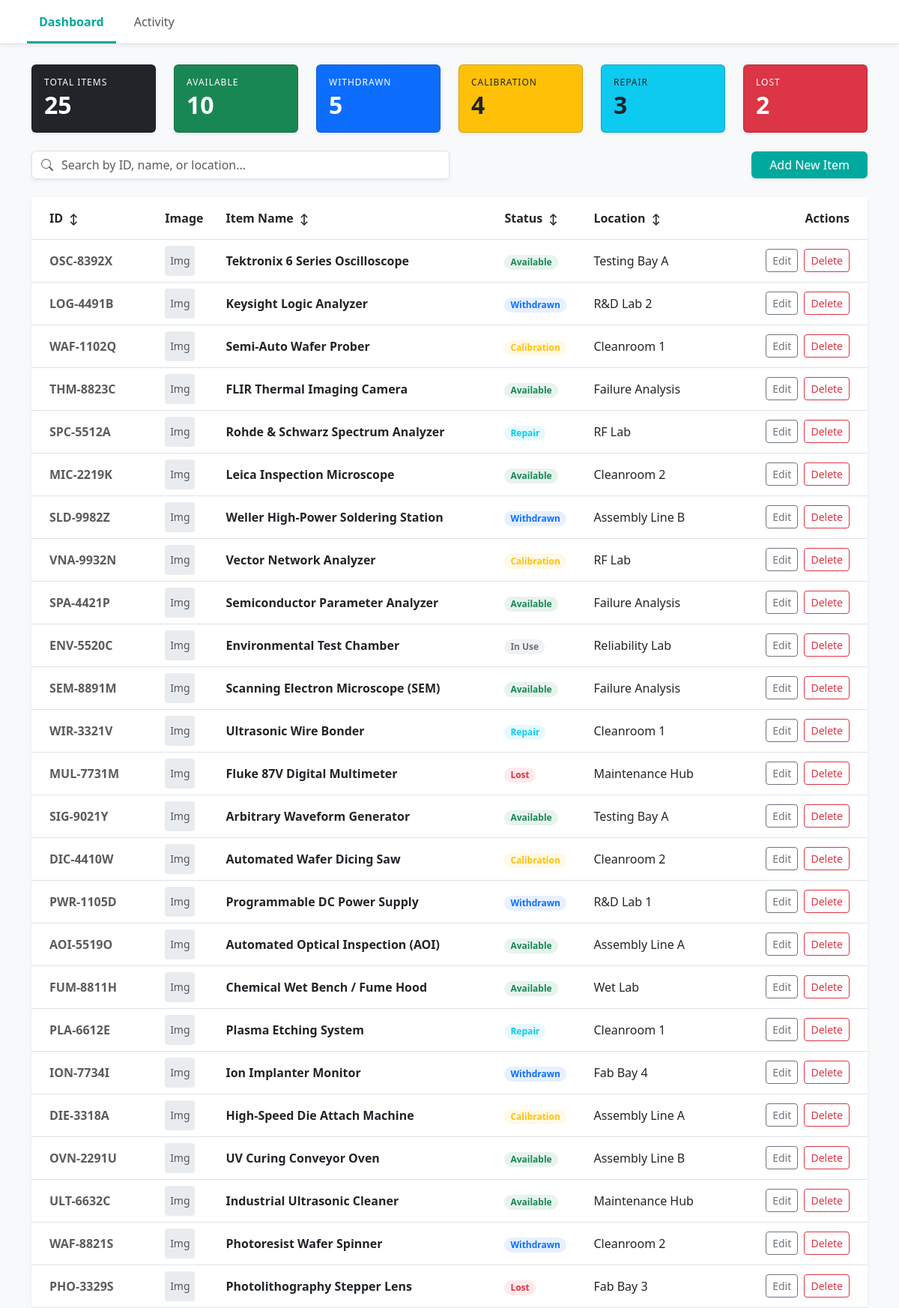
/catalog, run on the app's committed database.
### models.py (models this page shows, shortened)
class Tool(db.Model):
    id = db.Column(db.String(50), primary_key=True, autoincrement=False)
    name = db.Column(db.String(100), nullable=False)
    image_file = db.Column(db.String(50), nullable=False, default='default.png')
    status = db.Column(db.String(20), nullable=False, default='Available')
    location = db.Column(db.String(100), nullable=False)

### app.py (the view)
@app.route('/catalog')
def catalog():
    tools = Tool.query.all()
    counts = {
        'Total': len(tools),
        'Available': sum(1 for t in tools if t.status == 'Available'),
        'Withdrawn': sum(1 for t in tools if t.status == 'Withdrawn'),
        'Calibration': sum(1 for t in tools if t.status == 'Calibration'),
        'Repair': sum(1 for t in tools if t.status == 'Repair'),
        'Lost': sum(1 for t in tools if t.status == 'Lost')
    }
    return render_template('catalog.html', tools=tools, counts=counts)

### templates/catalog.html (shortened to what this page needs)
{% extends 'base.html' %}
{% block content %}
<div class="row mb-4">
    <div class="col">
        <div class="card text-white bg-dark shadow-sm h-100" style="cursor: pointer; transition: transform 0.2s;" onmouseover="this.style.transform='scale(1.02)'" onmouseout="this.style.transform='scale(1)'" onclick="filterTable('All')">
            <div class="card-body p-3">
                <h6 class="text-uppercase mb-1" style="font-size: 0.75rem; letter-spacing: 1px;">Total Items</h6>
                <h2 class="mb-0 fw-bold">{{ counts['Total'] }}</h2>
            </div>
        </div>
    </div>
    <div class="col">
        <div class="card text-white bg-success shadow-sm h-100" style="cursor: pointer; transition: transform 0.2s;" onmouseover="this.style.transform='scale(1.02)'" onmouseout="this.style.transform='scale(1)'" onclick="filterTable('Available')">
            <div class="card-body p-3">
                <h6 class="text-uppercase mb-1" style="font-size: 0.75rem; letter-spacing: 1px;">Available</h6>
                <h2 class="mb-0 fw-bold">{{ counts['Available'] }}</h2>
            </div>
        </div>
    </div>
    <div class="col">
        <div class="card text-white bg-primary shadow-sm h-100" style="cursor: pointer; transition: transform 0.2s;" onmouseover="this.style.transform='scale(1.02)'" onmouseout="this.style.transform='scale(1)'" onclick="filterTable('Withdrawn')">
            <div class="card-body p-3">
                <h6 class="text-uppercase mb-1" style="font-size: 0.75rem; letter-spacing: 1px;">Withdrawn</h6>
                <h2 class="mb-0 fw-bold">{{ counts['Withdrawn'] }}</h2>
            </div>
        </div>
    </div>
    <div class="col">
        <div class="card text-dark bg-warning shadow-sm h-100" style="cursor: pointer; transition: transform 0.2s;" onmouseover="this.style.transform='scale(1.02)'" onmouseout="this.style.transform='scale(1)'" onclick="filterTable('Calibration')">
            <div class="card-body p-3">
                <h6 class="text-uppercase mb-1" style="font-size: 0.75rem; letter-spacing: 1px;">Calibration</h6>
                <h2 class="mb-0 fw-bold">{{ counts['Calibration'] }}</h2>
            </div>
        </div>
    </div>
    <div class="col">
        <div class="card text-dark bg-info shadow-sm h-100" style="cursor: pointer; transition: transform 0.2s;" onmouseover="this.style.transform='scale(1.02)'" onmouseout="this.style.transform='scale(1)'" onclick="filterTable('Repair')">
            <div class="card-body p-3">
                <h6 class="text-uppercase mb-1" style="font-size: 0.75rem; letter-spacing: 1px;">Repair</h6>
                <h2 class="mb-0 fw-bold">{{ counts['Repair'] }}</h2>
            </div>
        </div>
    </div>
    <div class="col">
        <div class="card text-white bg-danger shadow-sm h-100" style="cursor: pointer; transition: transform 0.2s;" onmouseover="this.style.transform='scale(1.02)'" onmouseout="this.style.transform='scale(1)'" onclick="filterTable('Lost')">
            <div class="card-body p-3">
                <h6 class="text-uppercase mb-1" style="font-size: 0.75rem; letter-spacing: 1px;">Lost</h6>
                <h2 class="mb-0 fw-bold">{{ counts['Lost'] }}</h2>
            </div>
        </div>
    </div>
</div>
<div class="d-flex justify-content-between align-items-center mb-4">
    <div class="input-group w-50 shadow-sm">
        <span class="input-group-text bg-white border-end-0">
        </span>
        <input type="text" id="searchInput" class="form-control border-start-0 ps-0" placeholder="Search by ID, name, or location..." onkeyup="searchTable()">
    </div>
    <button type="button" class="btn btn-infineon px-4 shadow-sm" data-bs-toggle="modal" data-bs-target="#addModal">
        Add New Item
    </button>
</div>
<div class="card shadow-sm border-0">
    <div class="card-body p-0">
        <div class="table-responsive">
            <table class="table table-hover align-middle mb-0" id="toolTable">
                <thead style="background-color: var(--infineon-green); color: white;">
                    <tr>
                        <th class="px-4 py-3" style="cursor: pointer; user-select: none;" onclick="sortTable(0)">ID <span class="ms-1 small">↕</span></th>
                        <th class="py-3">Image</th>
                        <th class="py-3" style="cursor: pointer; user-select: none;" onclick="sortTable(2)">Item Name <span class="ms-1 small">↕</span></th>
                        <th class="py-3" style="cursor: pointer; user-select: none;" onclick="sortTable(3)">Status <span class="ms-1 small">↕</span></th>
                        <th class="py-3" style="cursor: pointer; user-select: none;" onclick="sortTable(4)">Location <span class="ms-1 small">↕</span></th>
                        <th class="text-end px-4 py-3">Actions</th>
                    </tr>
                </thead>
                <tbody>
                    {% for tool in tools %}
                    <tr data-status="{{ tool.status }}">
                        <td class="px-4 fw-bold text-muted">{{ tool.id }}</td>
                        <td>
                            <div style="width: 40px; height: 40px; background-color: #e9ecef; border-radius: 4px; display: flex; align-items: center; justify-content: center;">
                                <small class="text-muted">Img</small>
                            </div>
                        </td>
                        <td class="fw-semibold">{{ tool.name }}</td>
                        <td>
                            {% if tool.status == 'Available' %}
                                <span class="badge bg-success bg-opacity-10 text-success px-2 py-1 rounded-pill">Available</span>
                            {% elif tool.status == 'Withdrawn' %}
                                <span class="badge bg-primary bg-opacity-10 text-primary px-2 py-1 rounded-pill">Withdrawn</span>
                            {% elif tool.status == 'Calibration' %}
                                <span class="badge bg-warning bg-opacity-10 text-warning px-2 py-1 rounded-pill">Calibration</span>
                            {% elif tool.status == 'Repair' %}
                                <span class="badge bg-info bg-opacity-10 text-info px-2 py-1 rounded-pill">Repair</span>
                            {% elif tool.status == 'Lost' %}
                                <span class="badge bg-danger bg-opacity-10 text-danger px-2 py-1 rounded-pill">Lost</span>
                            {% else %}
                                <span class="badge bg-secondary bg-opacity-10 text-secondary px-2 py-1 rounded-pill">{{ tool.status }}</span>
                            {% endif %}
                        </td>
                        <td>{{ tool.location }}</td>
                        <td class="text-end px-4">
                            <button class="btn btn-sm btn-outline-secondary me-1" data-bs-toggle="modal" data-bs-target="#editModal{{ tool.id }}">Edit</button>
                            <button class="btn btn-sm btn-outline-danger" data-bs-toggle="modal" data-bs-target="#deleteModal{{ tool.id }}">Delete</button>
                        </td>
                    </tr>
                    {% else %}
                    <tr>
                        <td colspan="6" class="text-center py-4 text-muted">No tools found in the database.</td>
                    </tr>
                    {% endfor %}
                </tbody>
            </table>
        </div>
    </div>
</div>
{% endblock %}

### templates/base.html (shortened to what this page needs)
<!DOCTYPE html>
<html lang="en">
<head>
    <link href="https://cdn.jsdelivr.net/npm/bootstrap@5.3.0/dist/css/bootstrap.min.css" rel="stylesheet">
    <link rel="stylesheet" href="{{ url_for('static', filename='css/style.css') }}">
</head>
<body>
    <nav class="navbar navbar-expand-lg navbar-custom fixed-top">
        <div class="container-fluid">
            <div class="collapse navbar-collapse" id="navbarNav">
                <ul class="navbar-nav me-auto mb-2 mb-lg-0">
                    <li class="nav-item">
                        <a class="nav-link {% if request.endpoint == 'catalog' %}active{% endif %}" href="{{ url_for('catalog') }}">Dashboard</a>
                    </li>
                    <li class="nav-item">
                        <a class="nav-link {% if request.endpoint == 'activity' %}active{% endif %}" href="{{ url_for('activity') }}">Activity</a>
                    </li>
                </ul>
            </div>
        </div>
    </nav>
    <div class="container mt-4">
        {% block content %}{% endblock %}
    </div>
</body>
</html>

### static/css/style.css (style rules this page uses)
:root { --infineon-green: #00A99D; --infineon-green-dark: #00877C; --infineon-green-light: #26BDB2; }
body { padding-top: 62px; background-color: #F8F9FA; }
.navbar-custom { background-color: #FFFFFF; border-bottom: 1px solid #E0E0E0; box-shadow: 0 4px 6px -1px rgba(0,0,0,0.05); padding: 0 20px; }
.navbar-custom .nav-link { color: #555555; font-weight: 500; padding: 17px 16px 14px 16px !important; margin: 0 4px; transition: all 0.2s ease-in-out; border-bottom: 3px solid transparent; }
.navbar-custom .nav-item .nav-link.active { color: var(--infineon-green); font-weight: 600; border-bottom: 3px solid var(--infineon-green); }
.btn-infineon { background-color: var(--infineon-green); color: white; border: none; }

### data on the page
Tool: id "OSC-8392X", name "Tektronix 6 Series Oscilloscope", status "Available", location "Testing Bay A"
Tool: id "LOG-4491B", name "Keysight Logic Analyzer", status "Withdrawn", location "R&D Lab 2"
Tool: id "WAF-1102Q", name "Semi-Auto Wafer Prober", status "Calibration", location "Cleanroom 1"
Tool: id "THM-8823C", name "FLIR Thermal Imaging Camera", status "Available", location "Failure Analysis"
Tool: id "SPC-5512A", name "Rohde & Schwarz Spectrum Analyzer", status "Repair", location "RF Lab"
Tool: id "MIC-2219K", name "Leica Inspection Microscope", status "Available", location "Cleanroom 2"
Tool: id "SLD-9982Z", name "Weller High-Power Soldering Station", status "Withdrawn", location "Assembly Line B"
Tool: id "VNA-9932N", name "Vector Network Analyzer", status "Calibration", location "RF Lab"
Tool: id "SPA-4421P", name "Semiconductor Parameter Analyzer", status "Available", location "Failure Analysis"
Tool: id "ENV-5520C", name "Environmental Test Chamber", status "In Use", location "Reliability Lab"
Tool: id "SEM-8891M", name "Scanning Electron Microscope (SEM)", status "Available", location "Failure Analysis"
Tool: id "WIR-3321V", name "Ultrasonic Wire Bonder", status "Repair", location "Cleanroom 1"
Tool: id "MUL-7731M", name "Fluke 87V Digital Multimeter", status "Lost", location "Maintenance Hub"
Tool: id "SIG-9021Y", name "Arbitrary Waveform Generator", status "Available", location "Testing Bay A"
Tool: id "DIC-4410W", name "Automated Wafer Dicing Saw", status "Calibration", location "Cleanroom 2"
Tool: id "PWR-1105D", name "Programmable DC Power Supply", status "Withdrawn", location "R&D Lab 1"
Tool: id "AOI-5519O", name "Automated Optical Inspection (AOI)", status "Available", location "Assembly Line A"
Tool: id "FUM-8811H", name "Chemical Wet Bench / Fume Hood", status "Available", location "Wet Lab"
Tool: id "PLA-6612E", name "Plasma Etching System", status "Repair", location "Cleanroom 1"
Tool: id "ION-7734I", name "Ion Implanter Monitor", status "Withdrawn", location "Fab Bay 4"
Tool: id "DIE-3318A", name "High-Speed Die Attach Machine", status "Calibration", location "Assembly Line A"
Tool: id "OVN-2291U", name "UV Curing Conveyor Oven", status "Available", location "Assembly Line B"
Tool: id "ULT-6632C", name "Industrial Ultrasonic Cleaner", status "Available", location "Maintenance Hub"
Tool: id "WAF-8821S", name "Photoresist Wafer Spinner", status "Withdrawn", location "Cleanroom 2"
Tool: id "PHO-3329S", name "Photolithography Stepper Lens", status "Lost", location "Fab Bay 3"

### other printed values
{{ counts['Total'] }} "25"
{{ counts['Available'] }} "10"
{{ counts['Withdrawn'] }} "5"
{{ counts['Calibration'] }} "4"
{{ counts['Repair'] }} "3"
{{ counts['Lost'] }} "2"
